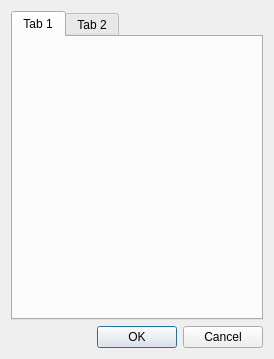
<?xml version="1.0" encoding="UTF-8"?>
<ui version="4.0">
 <class>Graph3D_AddNew_gui_TabWidget</class>
 <widget class="QDialog" name="Graph3D_AddNew_gui_TabWidget">
  <property name="geometry">
   <rect>
    <x>0</x>
    <y>0</y>
    <width>274</width>
    <height>359</height>
   </rect>
  </property>
  <property name="windowTitle">
   <string>Dialog</string>
  </property>
  <layout class="QGridLayout" name="gridLayout">
   <item row="0" column="0">
    <widget class="QTabWidget" name="tabWidget">
     <widget class="QWidget" name="tab">
      <attribute name="title">
       <string>Tab 1</string>
      </attribute>
     </widget>
     <widget class="QWidget" name="tab_2">
      <attribute name="title">
       <string>Tab 2</string>
      </attribute>
     </widget>
    </widget>
   </item>
   <item row="1" column="0">
    <widget class="QDialogButtonBox" name="buttonBox">
     <property name="orientation">
      <enum>Qt::Horizontal</enum>
     </property>
     <property name="standardButtons">
      <set>QDialogButtonBox::Cancel|QDialogButtonBox::Ok</set>
     </property>
    </widget>
   </item>
  </layout>
 </widget>
 <resources/>
 <connections>
  <connection>
   <sender>buttonBox</sender>
   <signal>accepted()</signal>
   <receiver>Graph3D_AddNew_gui_TabWidget</receiver>
   <slot>accept()</slot>
   <hints>
    <hint type="sourcelabel">
     <x>248</x>
     <y>254</y>
    </hint>
    <hint type="destinationlabel">
     <x>157</x>
     <y>274</y>
    </hint>
   </hints>
  </connection>
  <connection>
   <sender>buttonBox</sender>
   <signal>rejected()</signal>
   <receiver>Graph3D_AddNew_gui_TabWidget</receiver>
   <slot>reject()</slot>
   <hints>
    <hint type="sourcelabel">
     <x>316</x>
     <y>260</y>
    </hint>
    <hint type="destinationlabel">
     <x>286</x>
     <y>274</y>
    </hint>
   </hints>
  </connection>
 </connections>
</ui>
